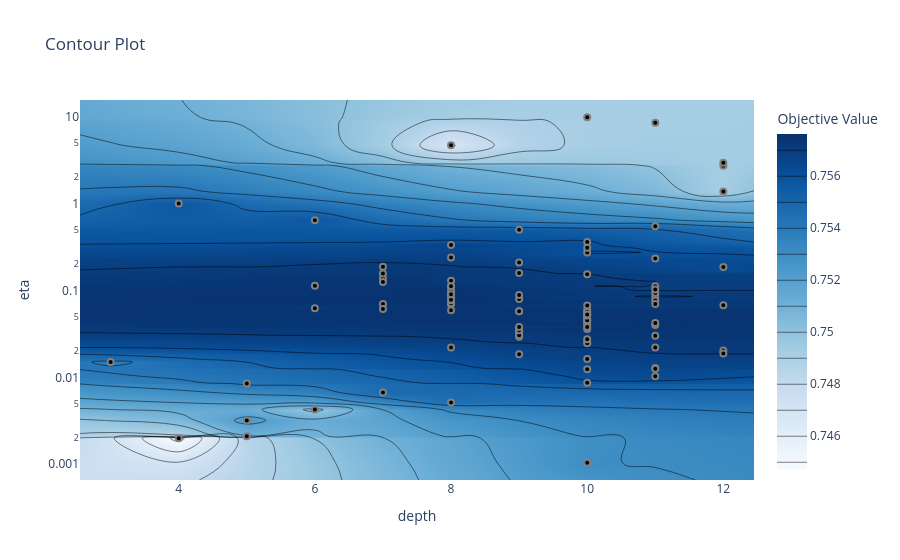

Notebook cell for this chart:
### Code cell
fig = plot_contour(study)

show(fig)
